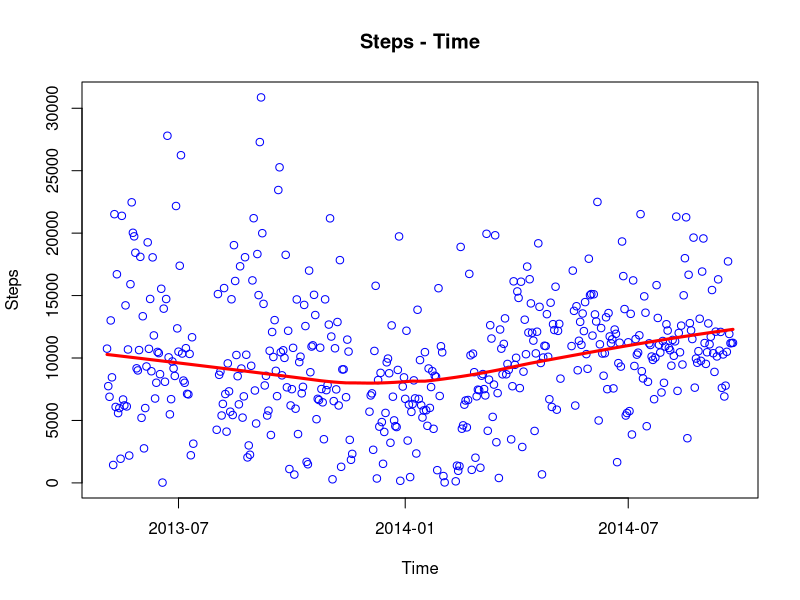

Here is the R script that generated this plot:
df = read.csv("data/jawbone.csv")


df<-df[apply(df, 1, function(x) sum(is.na(x)))<6,]
rownames(df)<-c(1:nrow(df))

names(df)

df$DATE = strptime(df$DATE, "%Y%m%d")

plot(df$DATE,df$m_steps,xlab="Time", ylab="Steps", main="Steps - Time", col="blue")
lines(lowess(df$DATE,df$m_steps), col="red", lwd=3)
axis.Date(1,at=df$DATE,labels=format(df$DATE,"%m"),las=2)


dev.copy(png,filename="images/jawbone.png");
dev.off ();




#Here's the ggplot code andrew showed. 

#library(ggplot2)
#head(df)

#df$group<-sample(c(0,1), size=nrow(df), replace=T)

#ggplot(df, aes(x=DATE, y=m_steps, color=m_distance))+geom_point()+
  #facet_grid(~group)
